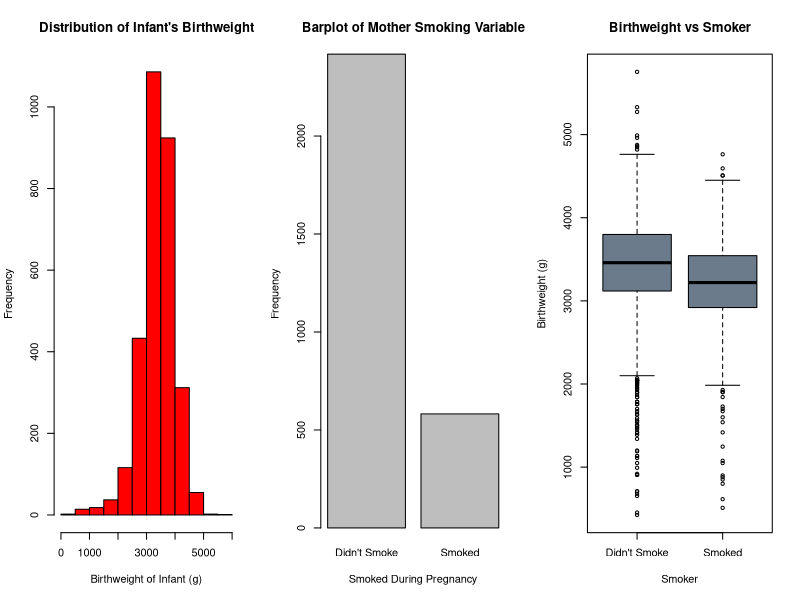
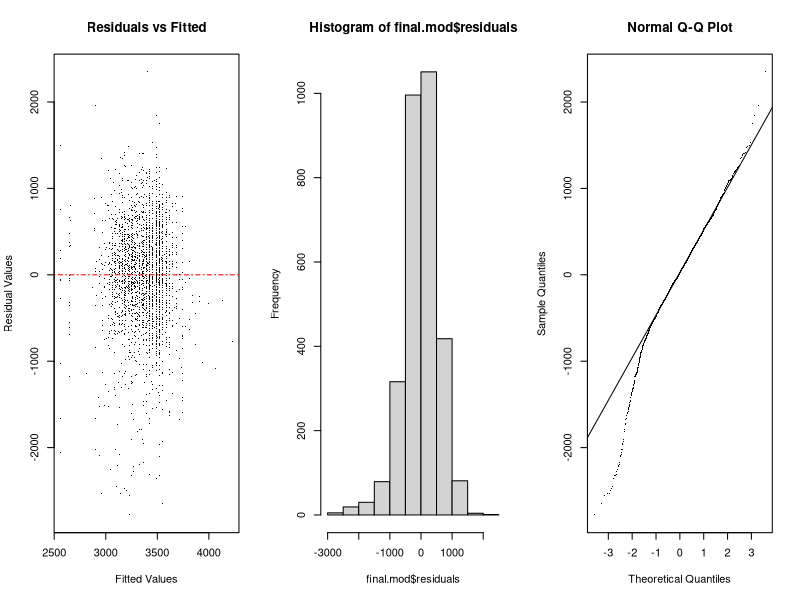

Write R code to recreate these figures, in order.
## ---- chunk 1
# Read in data
library(foreign)
bw.data = read.dta("birthweight_smoking.dta")

# 1-D EDA on Birthweight and Smoker, the main variables of interest
par(mfrow = c(1, 3))

# Birthweight
hist(bw.data$birthweight, main = "Distribution of Infant's Birthweight", xlab = "Birthweight of Infant (g)", ylab = "Frequency", col = "red")

# Smoker
smoker_categories = table(as.factor(bw.data$smoker))
names(smoker_categories) = c("Didn't Smoke", "Smoked")
#smoker_categories
barplot(smoker_categories, main = "Barplot of Mother Smoking Variable", xlab = "Smoked During Pregnancy", ylab = "Frequency")

# 2D EDA 
boxplot(bw.data$birthweight ~ bw.data$smoker, names = c("Didn't Smoke", "Smoked"), main = "Birthweight vs Smoker", xlab = "Smoker", ylab = "Birthweight (g)", col = "slategray4")
## ---- chunk 2
# Regressing Birthweight on Smoker
model1 = lm(birthweight ~ smoker, data = bw.data)
summary(model1)
## ---- chunk 3
# Fit full model without redundacies and perfect collinearity
model2 = lm(birthweight ~.-tripre0-alcohol,data= bw.data)
summary(model2)
## ---- chunk 4
# Check variance inflation factors of model
library(car)
vif(model2)

# Fit model without highly correlated predicters
model.reduced = lm(birthweight ~.-tripre0-alcohol-tripre1-tripre2-tripre3,data = bw.data)

# Test for joint significance of tripre1, tripre2, and tripre3
anova(model.reduced, model2, test = "F")
## ---- chunk 5
# Drop insignificant predictors from model
model3 = lm(birthweight ~ smoker + unmarried + nprevist + tripre1 + tripre2 + tripre3, data = bw.data)

# Compare Model3 to Model2 using F-test
anova(model3, model2, test = "F")
## ---- chunk 6
# Fit unrestricted model to test for interactions between smoker and other variables
model.unrestricted = lm(birthweight ~ smoker + unmarried + nprevist + tripre1 + tripre2 + tripre3 + smoker*nprevist + smoker*unmarried + smoker*tripre1 + smoker*tripre2 + smoker*tripre3, data = bw.data)
summary(model.unrestricted)

# Fit a model excluding insignificant interactions
model5 = lm(birthweight ~ smoker + unmarried + nprevist + tripre1 + tripre2 + tripre3 + smoker*unmarried, data = bw.data)

# F-test for excluding all individually insignificant interactions
anova(model5, model.unrestricted, test = "F")
## ---- chunk 7
# Final model
final.mod = lm(birthweight ~ smoker + unmarried + nprevist + tripre1 + tripre2 + tripre3 + smoker*unmarried, data = bw.data)
summary(final.mod)

# Diagnostics for Final Model
par(mfrow = c(1,3))
plot(fitted(final.mod), resid(final.mod), pch = ".", main = "Residuals vs Fitted", xlab = "Fitted Values", ylab = "Residual Values")
abline(h = 0, lty = 'dotdash', col = 'red')

hist(final.mod$residuals)
qqnorm(residuals(final.mod), pch= ".")
qqline(residuals(final.mod))
## ---- chunk 8
# Run a heteroskedasticity test
library(car)
ncvTest(final.mod)
